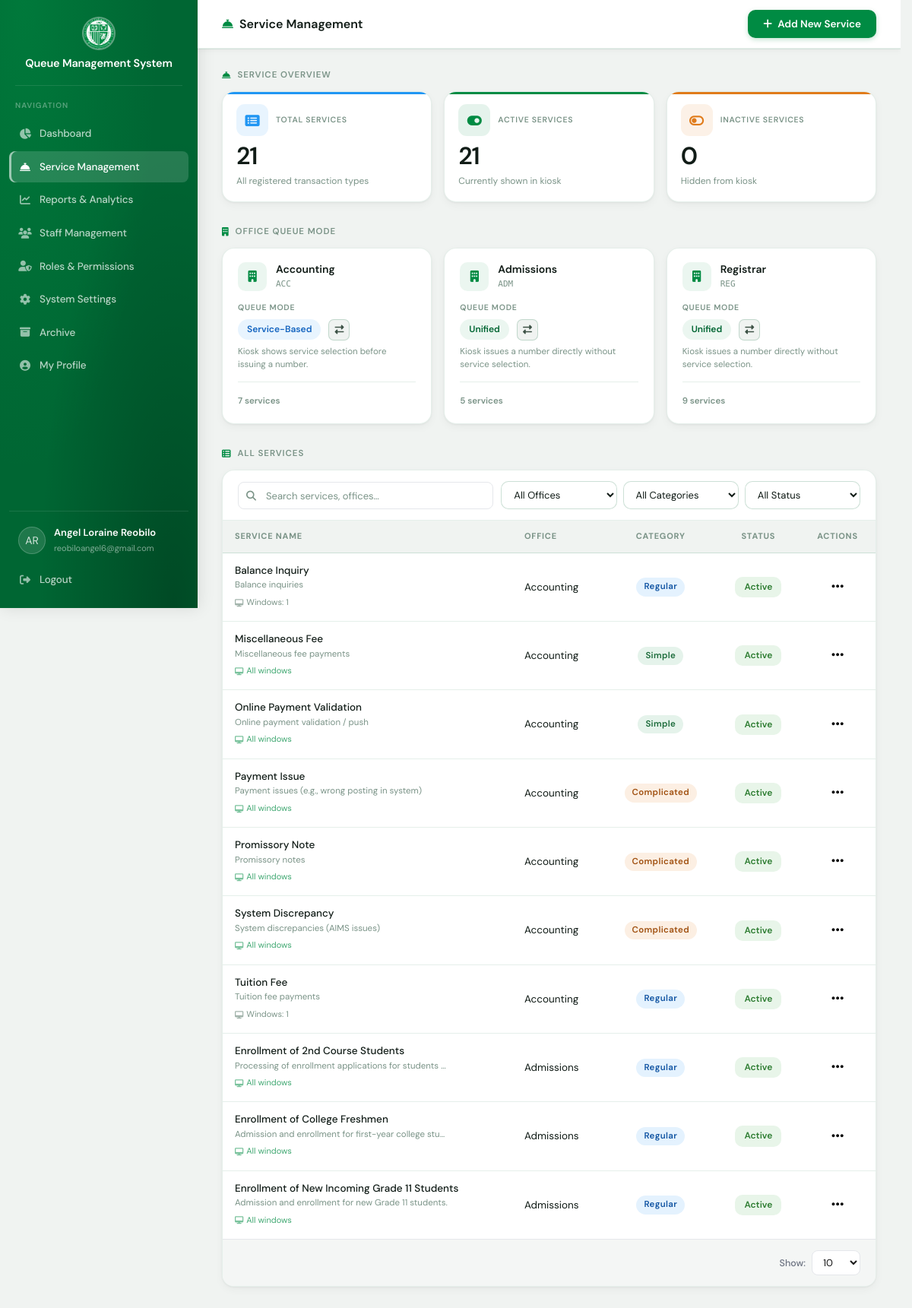
Screenshot of /services.php (signed in) with the database file from the repository.
### tables this page shows
CREATE TABLE `offices` (
  `id` int(11) NOT NULL,
  `name` varchar(100) NOT NULL,
  `code` varchar(20) DEFAULT NULL,
  `description` text DEFAULT NULL,
  `window_count` int(11) DEFAULT 1,
  `queue_mode` enum('unified','service-based') DEFAULT 'unified',
  `created_at` timestamp NOT NULL DEFAULT current_timestamp(),
  `open_time` time NOT NULL DEFAULT '08:00:00',
  `close_time` time NOT NULL DEFAULT '17:00:00',
  `break_start` time DEFAULT NULL,
  `break_end` time DEFAULT NULL,
  `queue_cutoff` time DEFAULT NULL,
  `queue_prefix` varchar(10) NOT NULL DEFAULT '',
  `queue_start_num` smallint(4) NOT NULL DEFAULT 1,
  `daily_reset` tinyint(1) NOT NULL DEFAULT 1,
  `max_queue_limit` smallint(4) NOT NULL DEFAULT 0,
  `auto_close` tinyint(1) NOT NULL DEFAULT 1,
  `service_hours` varchar(100) DEFAULT NULL,
  `location_info` varchar(255) DEFAULT NULL
);

CREATE TABLE `transaction_types` (
  `id` int(11) NOT NULL,
  `name` varchar(100) NOT NULL,
  `category` enum('simple','regular','complicated') NOT NULL,
  `description` text DEFAULT NULL,
  `is_active` tinyint(1) NOT NULL DEFAULT 1,
  `is_deleted` tinyint(1) NOT NULL DEFAULT 0,
  `office_id` int(11) DEFAULT NULL,
  `created_at` timestamp NOT NULL DEFAULT current_timestamp(),
  `deleted_at` datetime DEFAULT NULL
);

### services.php (the view, shortened to what the rows shown need)
<?php
require_once __DIR__ . '/includes/db.php';
require_once __DIR__ . '/includes/auth.php';
require_once __DIR__ . '/api/service_functions.php';
$currentUser = getCurrentUser();
$canEditServices   = hasPermission('edit_services');
$isAdmin           = ($_SESSION['role_id'] ?? null) === 1 || ($_SESSION['role'] ?? '') === 'admin';
$canDeleteServices = $isAdmin;
$isOfficeScoped    = !$isAdmin && !empty($currentUser['office_id']);
$staffOfficeId     = $currentUser['office_id'] ?? null;
$officeInfo        = ($isOfficeScoped && $staffOfficeId) ? getOfficeInfo($db, $staffOfficeId) : null;
$staffOfficeName   = $officeInfo['name'] ?? null;
$offices  = getAllOffices($db->getConnection());
$services = $isOfficeScoped
    ? getAllServicesWithOffice($db->getConnection(), $staffOfficeId)
    : getAllServicesWithOffice($db->getConnection());
$pageLimit = 10;
$servicesByOffice = [];
foreach ($services as $svc) {
    $servicesByOffice[$svc['office_id']][] = $svc;
}
?>
<!DOCTYPE html>
<html lang="en">
<head>
    <link rel="stylesheet" href="css/style.css">
    <link rel="stylesheet" href="css/dashboard.css">
    <link rel="stylesheet" href="css/services.css">
    <link rel="stylesheet" href="https://cdnjs.cloudflare.com/ajax/libs/font-awesome/6.4.0/css/all.min.css">
</head>
<body>
    <div class="services-container">
        <?php include 'includes/sidebar.php'; ?>
        <div class="services-body">
            <header class="dashboard-header">
                <div class="header-left">
                    <h2 class="header-page-title">
                        <i class="fas fa-concierge-bell"></i> Service Management
                    </h2>
                </div>
            </header>
            <div class="dashboard-main">
                <div class="dashboard-content">
                    <h2 class="section-title"><i class="fas fa-concierge-bell"></i> Service Overview</h2>
                    <?php if (hasPermission('manage_settings')): ?>
                        <h2 class="section-title"><i class="fas fa-building"></i> Office Queue Mode</h2>
                        <div class="office-mode-grid">
                            <?php foreach ($offices as $office): ?>
                                <div class="office-mode-card" id="office-card-<?php echo $office['id']; ?>">
                                    <div class="office-mode-header">
                                        <div class="office-mode-icon"><i class="fas fa-building"></i></div>
                                        <div>
                                            <div class="office-mode-name"><?php echo htmlspecialchars($office['name']); ?></div>
                                            <?php if ($office['code']): ?>
                                                <div class="office-mode-code"><?php echo htmlspecialchars($office['code']); ?></div>
                                            <?php endif; ?>
                                        </div>
                                    </div>
                                    <div class="office-mode-body">
                                        <div class="queue-mode-label">Queue Mode</div>
                                        <div class="queue-mode-toggle-wrap">
                                            <span class="queue-mode-value <?php echo $office['queue_mode'] === 'service-based' ? 'mode-service' : 'mode-unified'; ?>"
                                                id="office-mode-label-<?php echo $office['id']; ?>">
                                                <?php echo $office['queue_mode'] === 'service-based' ? 'Service-Based' : 'Unified'; ?>
                                            </span>
                                            <button type="button" class="btn-mode-toggle"
                                                title="Switch queue mode"
                                                onclick="toggleQueueMode(<?php echo $office['id']; ?>, this)">
                                                <i class="fas fa-exchange-alt"></i>
                                            </button>
                                        </div>
                                        <p class="queue-mode-desc" id="office-mode-desc-<?php echo $office['id']; ?>">
                                            <?php if ($office['queue_mode'] === 'service-based'): ?>
                                                Kiosk shows service selection before issuing a number.
                                            <?php else: ?>
                                                Kiosk issues a number directly without service selection.
                                            <?php endif; ?>
                                        </p>
                                    </div>
                                    <div class="office-mode-footer">
                                        <?php $cnt = count($servicesByOffice[$office['id']] ?? []); ?>
                                        <span class="svc-count-badge">
                                            <?php echo $cnt; ?> service<?php echo $cnt !== 1 ? 's' : ''; ?>
                                        </span>
                                    </div>
                                </div>
                            <?php endforeach; ?>
                        </div>
                    <?php endif; ?>
                    <h2 class="section-title">
                        <i class="fas fa-th-list"></i>
                        <?php echo $isOfficeScoped ? htmlspecialchars($staffOfficeName) . ' — Services' : 'All Services'; ?>
                    </h2>
                    <div class="services-table-section">
                        <table class="services-table">
                            <thead>
                                <tr>
                                    <th>Service Name</th>
                                    <th>Office</th>
                                    <th>Category</th>
                                    <th>Status</th>
                                    <?php if ($canEditServices || $canDeleteServices): ?>
                                        <th>Actions</th>
                                    <?php endif; ?>
                                </tr>
                            </thead>
                            <tbody id="servicesTableBody">
                                <?php if (empty($services)): ?>
                                    <tr>
                                        <td colspan="5">
                                            <div class="empty-state">
                                                <div class="empty-state-icon"><i class="fas fa-concierge-bell"></i></div>
                                                <div class="empty-state-title">No services found</div>
                                                <div class="empty-state-message">Add a new service to get started.</div>
                                            </div>
                                        </td>
                                    </tr>
                                <?php else: ?>
                                    <?php foreach (array_slice($services, 0, $pageLimit) as $svc): ?>
                                        <?php $assignedWindows = getWindowsForService($db->getConnection(), $svc['id']); ?>
                                        <tr>
                                            <td>
                                                <div class="service-name-cell">
                                                    <div>
                                                        <div class="svc-name"><?php echo htmlspecialchars($svc['name']); ?></div>
                                                        <?php if ($svc['description']): ?>
                                                            <div class="svc-desc"><?php echo htmlspecialchars($svc['description']); ?></div>
                                                        <?php endif; ?>
                                                        <?php if (!empty($assignedWindows)): ?>
                                                            <div class="svc-windows-hint">
                                                                <i class="fas fa-desktop"></i>
                                                                Windows: <?php echo implode(', ', $assignedWindows); ?>
                                                            </div>
                                                        <?php else: ?>
                                                            <div class="svc-windows-hint svc-windows-all">
                                                                <i class="fas fa-desktop"></i>
                                                                All windows
                                                            </div>
                                                        <?php endif; ?>
                                                    </div>
                                                </div>
                                            </td>
                                            <td><?php echo htmlspecialchars($svc['office_name'] ?? '—'); ?></td>
                                            <td>
                                                <?php if ($svc['category']): ?>
                                                    <span class="category-badge category-<?php echo strtolower($svc['category']); ?>">
                                                        <?php echo ucfirst($svc['category']); ?>
                                                    </span>
                                                <?php else: ?>
                                                    <span class="category-none">—</span>
                                                <?php endif; ?>
                                            </td>
                                            <td>
                                                <span class="status-badge <?php echo $svc['is_active'] ? 'status-active' : 'status-inactive'; ?>">
                                                    <?php echo $svc['is_active'] ? 'Active' : 'Inactive'; ?>
                                                </span>
                                            </td>
                                            <?php if ($canEditServices || $canDeleteServices): ?>
                                                <td>
                                                    <div class="dropdown">
                                                        <button class="dropdown-toggle">
                                                            <i class="fas fa-ellipsis-h"></i>
                                                        </button>
                                                    </div>
                                                </td>
                                            <?php endif; ?>
                                        </tr>
                                    <?php endforeach; ?>
                                <?php endif; ?>
                            </tbody>
                        </table>
                    </div>
                </div>
            </div>
        </div>
    </div>
</body>
</html>

### rows the page displays
offices: name "Accounting", code "ACC", queue_mode "Service-Based", shows "Kiosk shows service selection before issuing a number.", id "7"
offices: name "Admissions", code "ADM", queue_mode "Unified", shows "Kiosk issues a number directly without service selection.", id "5"
offices: name "Registrar", code "REG", queue_mode "Unified", shows "Kiosk issues a number directly without service selection.", id "9"
transaction_types: name "Balance Inquiry", description "Balance inquiries", assignedWindows "1", office.name "Accounting", category "Regular", is_active "Active"
transaction_types: name "Miscellaneous Fee", description "Miscellaneous fee payments", shows "All windows", office.name "Accounting", category "Simple", is_active "Active"
transaction_types: name "Online Payment Validation", description "Online payment validation / push", shows "All windows", office.name "Accounting", category "Simple", is_active "Active"
transaction_types: name "Payment Issue", description "Payment issues (e.g., wrong posting in system)", shows "All windows", office.name "Accounting", category "Complicated", is_active "Active"
transaction_types: name "Promissory Note", description "Promissory notes", shows "All windows", office.name "Accounting", category "Complicated", is_active "Active"
transaction_types: name "System Discrepancy", description "System discrepancies (AIMS issues)", shows "All windows", office.name "Accounting", category "Complicated", is_active "Active"
transaction_types: name "Tuition Fee", description "Tuition fee payments", assignedWindows "1", office.name "Accounting", category "Regular", is_active "Active"
transaction_types: name "Enrollment of 2nd Course Students", description "Processing of enrollment applications for students…", shows "All windows", office.name "Admissions", category "Regular", is_active "Active"
transaction_types: name "Enrollment of College Freshmen", description "Admission and enrollment for first-year college stu…", shows "All windows", office.name "Admissions", category "Regular", is_active "Active"
transaction_types: name "Enrollment of New Incoming Grade 11 Students", description "Admission and enrollment for new Grade 11 students.", shows "All windows", office.name "Admissions", category "Regular", is_active "Active"

### other values shown
APP_NAME "Queue Management System"
$initials "AR"
$currentUser['full_name'] "Angel Loraine Reobilo"
$currentUser['email'] "reobiloangel6@gmail.com"
$totalServices "21"
$activeServices "21"
$totalServices - $activeServices "0"
